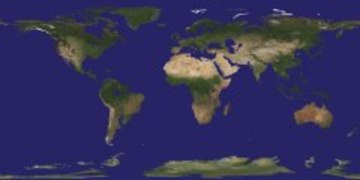
#> input picture data/earthicefreesm_true_size.jpg, 360 x 180 px
$ python main.py
#> lines starting #> are read from the running program, lines starting #| are printed output that depends on the picture
#> the answer given: 3
#> the answer given: 3
import PIL
import matplotlib.pyplot as plt
import numpy as np
from mpl_toolkits import mplot3d
from scipy.integrate import odeint
import math


def to_coord(c1, c2, rad):
  f_c1 = c1 * math.cos(math.radians(rad)) - c2 * math.sin(math.radians(rad))
  f_c2 = c1 * math.sin(math.radians(rad)) + c2 * math.cos(math.radians(rad))
  return [f_c1, f_c2]

def odefun(lst: np.ndarray, t: float) -> np.ndarray:
  r = np.array([-1 * lst[0], -1 * lst[1], 1 * lst[2]])
  norm_r = np.linalg.norm(r) ** 3
  ax = G * (M * -1 * lst[0] / norm_r + S.mass * -1 * lst[0] / norm_r)
  ay = G * (M * -1 * lst[1] / norm_r + S.mass * -1 * lst[1] / norm_r)
  az = G * (M * -1 * lst[2] / norm_r + S.mass * 1 * lst[2] / norm_r)
  return np.array([lst[3], lst[4], lst[5], ax, ay, az])


class Earth():
  def __init__(self):
    global G, M, E_radius
    G = 6.673 * (10 ** (-11))
    M = 5.972 * (10 ** 24)
    E_radius = 6371000

    self.stratosphere_high = 50000
    self.orbit_min = 160000
    self.orbit_max = 2 * 10 ** 6

  def draw_me(self, ax, East):
    # Open Image in PIL
#> called with East = 3
    bm = PIL.Image.open('data/earthicefreesm_true_size.jpg')
#> bm is the input picture: PIL image 360x180 RGB; mean R, G, B 53.3, 49.6, 91.5
    bm = np.array(bm.resize([d * 2 // 1 for d in bm.size]))/256
#> bm: shape (360, 720, 3) float64

    # Create Earth with texture3
    lons = np.linspace(-180, 180, bm.shape[1]) * np.pi/180
#> lons = 720 values from -3.14 to 3.14
    lats = np.linspace(-90, 90, bm.shape[0])[::-1] * np.pi/180

    x = E_radius * np.outer(np.cos(lons), np.cos(lats)).T
    y = E_radius * np.outer(np.sin(lons), np.cos(lats)).T
    z = E_radius * np.outer(np.ones(np.size(lons)), np.sin(lats)).T

    a = np.pi / (180 / -East)
    t = np.transpose(np.array([x,y,z]), (1,2,0))
    m = [[np.cos(a), 0, np.sin(a)],[0,1,0],[-np.sin(a), 0, np.cos(a)]]
    x,y,z = np.transpose(t @ m, (2,0,1))

    ax.plot_surface(x, y, z, rstride=4, cstride=4, alpha=0.4, facecolors=bm)
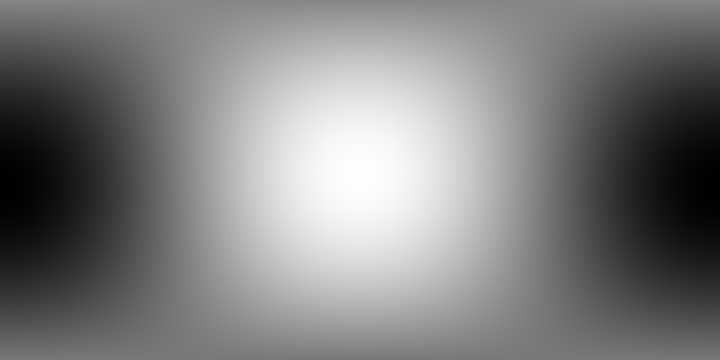
#> x: shape (360, 720) float64; min -6370943, max 6370882.3, mean -5609.8; drawn with min black and max white


  def draw_stratosphere(self, ax):
    # Create Erath's stratosphere
    u_stratosphere = np.linspace(0, 2 * np.pi, 100)
    v_stratosphere = np.linspace(0, np.pi, 100)

    x_stratosphere = (self.stratosphere_high + E_radius) * np.outer(np.cos(u_stratosphere), np.sin(v_stratosphere))
    y_stratosphere = (self.stratosphere_high + E_radius) * np.outer(np.sin(u_stratosphere), np.sin(v_stratosphere))
    z_stratosphere = (self.stratosphere_high + E_radius) * np.outer(np.ones(np.size(u_stratosphere)), np.cos(v_stratosphere))

    # Plot the stratosphere
    ax.plot_wireframe(x_stratosphere, y_stratosphere, z_stratosphere, linewidth=1, alpha=0.3)

  def check_point_in_atmosphere(self, x, y, z):
    f1 = (x ** 2 + y ** 2 + 10 ** 13) <= (self.stratosphere_high + E_radius) ** 2 # проверка по координатам с погрешностью
    f2 = (x ** 2 + z ** 2 + 10 ** 13) <= (self.stratosphere_high + E_radius) ** 2 # проверка по координатам с погрешностью
    f3 = (y ** 2 + z ** 2 + 10 ** 13) <= (self.stratosphere_high + E_radius) ** 2 # проверка по координатам с погрешностью
    return  f1 and f2 and f3

  def check_point_in_Earth(self, x, y, z):
    f1 = (x ** 2 + y ** 2 + 10 ** 13) <= (E_radius) ** 2 # проверка по координатам с погрешностью
    f2 = (x ** 2 + z ** 2 + 10 ** 13) <= (E_radius) ** 2 # проверка по координатам с погрешностью
    f3 = (y ** 2 + z ** 2 + 10 ** 13) <= (E_radius) ** 2 # проверка по координатам с погрешностью
    return  f1 and f2 and f3

  def check_point_out_orbit(self, x, y, z):
    f1 = (x ** 2 + y ** 2 + 10 ** 13) >= ((self.orbit_min + E_radius) ** 2) and (x ** 2 + y ** 2 + 10 ** 13) <= ((self.orbit_max + E_radius) ** 2) # проверка по координатам с погрешностью
    f2 = (x ** 2 + z ** 2 + 10 ** 13) >= ((self.orbit_min + E_radius) ** 2) and (x ** 2 + z ** 2 + 10 ** 13) <= ((self.orbit_max + E_radius) ** 2) # проверка по координатам с погрешностью
    f3 = (y ** 2 + z ** 2 + 10 ** 13) >= ((self.orbit_min + E_radius) ** 2) and (y ** 2 + z ** 2 + 10 ** 13) <= ((self.orbit_max + E_radius) ** 2) # проверка по координатам с погрешностью
    return  f1 or f2 or f3

  def return_data(self):
    return [G, M, E_radius, self.stratosphere_high, self.Oz]


class Satellite():
  def __init__(self):
    self.mass = 420000
    self.height = 437 * (10 ** 3)
    self.velocity = 8000
    self.velocity2 = 10000
    self.time = 90 * 60
    self.time2 = 90 * 60 * 3

    self.color_orbit = ['r', 'g']

    self.in_e_orbit = False
    self.in_e_stratosphere = False
    self.in_Earth = False

  def draw_self_orbit(self, ax, trajectory_corrected, ind):
    X = np.array([i[0] for i in trajectory_corrected])
    Y = np.array([i[1] for i in trajectory_corrected])
    Z = np.array([i[2] for i in trajectory_corrected])

    label_name = "The satellite is located in the Earth's atmosphere: " + str(self.in_e_stratosphere) + '\n'
    label_name += "The satellite is located in the Earth's orbit: " + str(self.in_e_orbit) + '\n'
    label_name += "The satellite has fallen: " + str(self.in_Earth)

    ax.plot(X, Y, Z, label=label_name, color=self.color_orbit[ind], linewidth=1.5)
    ax.legend()
    ax.set_xlabel('X [m]')
    ax.set_ylabel('Y [m]')
    ax.set_zlabel('Z [m]')


  def return_data(self):
    return [self.mass, self.height, self.velocity, self.time]


fig = plt.figure(figsize=plt.figaspect(0.5)*1.5)
ax = fig.add_subplot(2, 2, 1, projection='3d')

E = Earth()
S = Satellite()

North = float(input('North coords\n')) % 360

East = float(input('\nEast coords\n')) % 90

East_standart = 0

x_st, z_st = to_coord(E_radius + S.height, 0, East_standart)
x_st, y_st = to_coord(x_st, 0, North)

ax.scatter(int(x_st), int(y_st), int(z_st), marker='o', color='k')

E.draw_me(ax, East)
E.draw_stratosphere(ax)

coordinats = [int(x_st), int(y_st), int(z_st)]

for j in range(2):
  if j:
    tspan = np.linspace(0, 3 * S.time2, 10 ** 5)
    vel_list = [0, 0, S.velocity2]
  else:
    tspan = np.linspace(0, 3 * S.time, 10 ** 5)
    vel_list = [0, 0, S.velocity]

  c_and_v = np.array(coordinats + vel_list)

  xd = odeint(odefun, c_and_v, tspan)

  trajectory = [i[0:3] for i in xd]
  velocity = [i[3:6] for i in xd]

  trajectory_corrected = np.zeros(np.shape(trajectory))

  kinetic_enegry = np.zeros(np.shape(trajectory)[0])
  potential_enegry = np.zeros(np.shape(trajectory)[0])

  for i in range(len(tspan)):
    current_time = tspan[i]

    current_point = np.array(trajectory[i][:]).transpose()

    trajectory_corrected[i] = current_point
    if not S.in_e_stratosphere:
      if E.check_point_in_atmosphere(math.fabs(current_point[0]), math.fabs(current_point[1]), math.fabs(current_point[2])):
        S.in_e_stratosphere = True
    if not S.in_Earth:
      if E.check_point_in_Earth(math.fabs(current_point[0]), math.fabs(current_point[1]), math.fabs(current_point[2])):
        S.in_Earth = True
    if not S.in_e_orbit:
      if E.check_point_out_orbit(math.fabs(current_point[0]), math.fabs(current_point[1]), math.fabs(current_point[2])):
        S.in_e_orbit = True

    kinetic_enegry[i] = 0.5 * S.mass * np.dot(velocity[i][:], velocity[i][:])
    potential_enegry[i] = -1 * G * M * S.mass / np.linalg.norm(current_point)

  total_energy = potential_enegry + kinetic_enegry

  S.draw_self_orbit(ax, trajectory_corrected, j)

  ax2 = fig.add_subplot(2, 2, 2 + j)

  ax2.plot(tspan, kinetic_enegry, 'r', label="kinetic")
  ax2.plot(tspan, potential_enegry, 'b', label="potential")
  ax2.plot(tspan, total_energy, 'k', label="total")
  ax2.legend()
  ax2.set_title(['change in total energy: ' + S.color_orbit[j] + ' orbit', total_energy[-1] - total_energy[0]])

ax.axis('scaled')
plt.show()
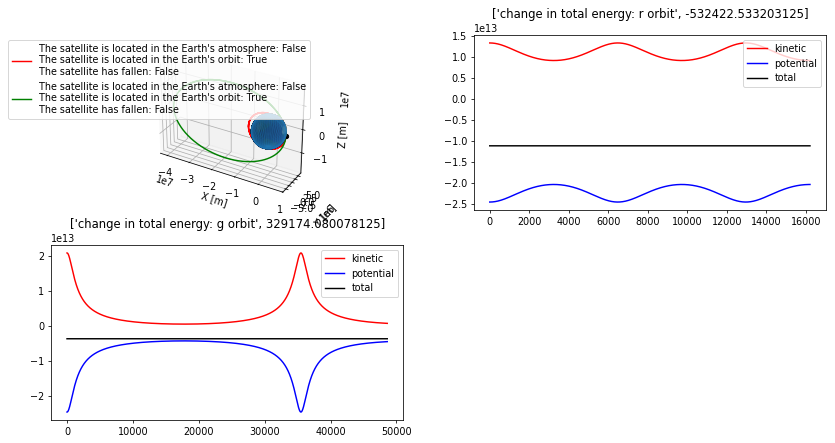
#> figure drawn by matplotlib, 3 panels; panel 2: curve peaks at x = 6476.3, y = 1.34e+13; panel 2: curve peaks at x = 3238.1, y = -2.04e+13; panel 2: curve peaks at x = 942.7, y = -1.11e+13; panel 3: curve peaks at x = 35498.8, y = 2.1e+13
